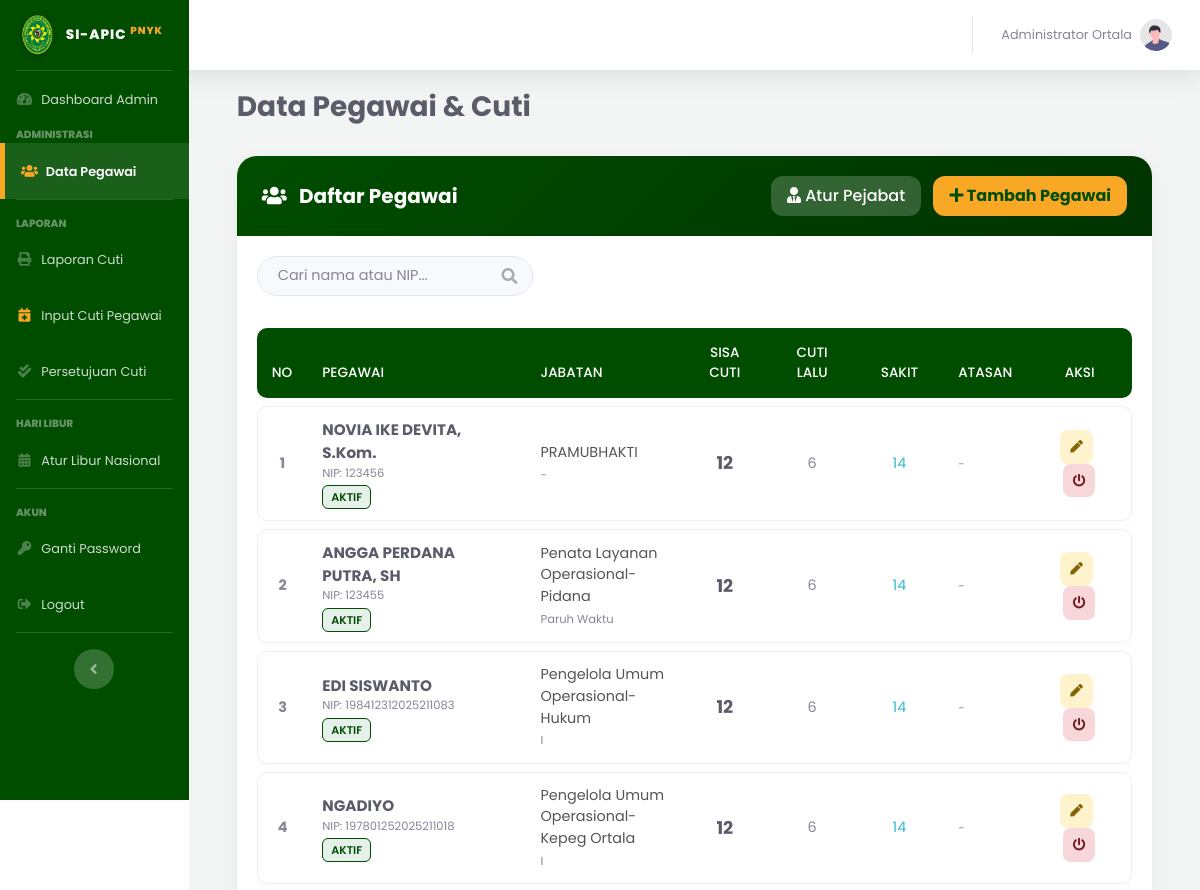
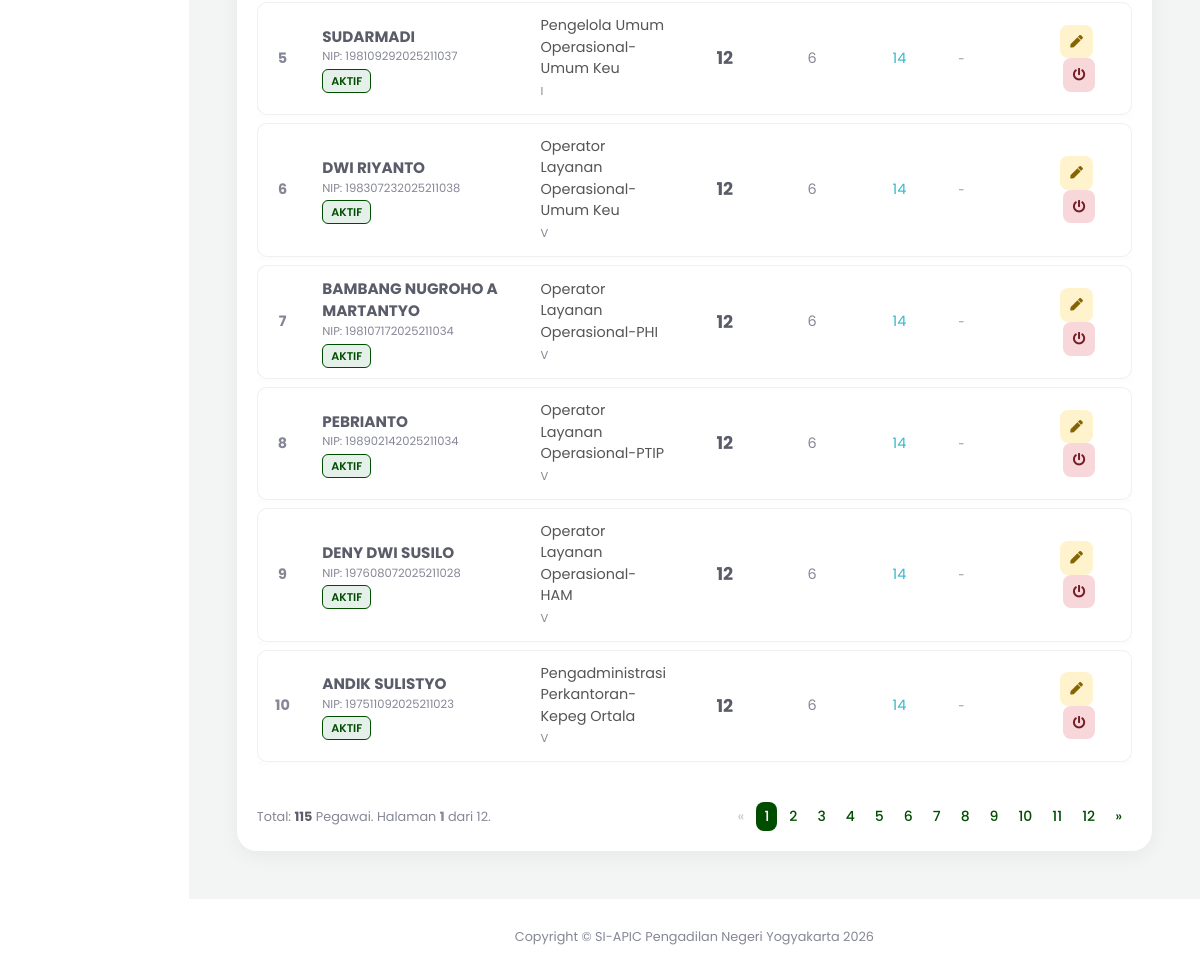
Screenshot of /index.php?page=data_pegawai (signed in) with the database file from the repository (2 pictures, top to bottom).
### tables this page shows
CREATE TABLE `users` (
  `id_user` int(11) NOT NULL,
  `nip` varchar(30) NOT NULL,
  `password` varchar(255) NOT NULL,
  `nama_lengkap` varchar(100) NOT NULL,
  `jabatan` varchar(100) DEFAULT NULL,
  `pangkat` varchar(50) DEFAULT NULL,
  `unit_kerja` varchar(100) DEFAULT 'Pengadilan Negeri Yogyakarta',
  `no_telepon` varchar(20) DEFAULT NULL,
  `role` enum('admin','user') NOT NULL,
  `is_atasan_langsung` tinyint(1) DEFAULT 0 COMMENT '1=Bisa TTD, 0=Staf Biasa',
  `sisa_cuti_n` int(11) DEFAULT 12,
  `sisa_cuti_n1` int(11) DEFAULT 0,
  `sisa_cuti_n2` int(11) DEFAULT 0,
  `kuota_cuti_sakit` int(11) DEFAULT 14,
  `created_at` timestamp NOT NULL DEFAULT current_timestamp(),
  `status_akun` enum('aktif','nonaktif') DEFAULT 'aktif',
  `id_atasan` int(11) DEFAULT NULL
);

### pages/admin/data_pegawai.php (the view, shortened to what this page needs)
<?php
include_once "../../config/database.php";
$batas = 10;
$halaman = isset($_GET['halaman']) ? (int)$_GET['halaman'] : 1;
$halaman_awal = ($halaman > 1) ? ($halaman * $batas) - $batas : 0;
$keyword = "";
$where_clause = "";
$url_pencarian = "";
$query_jumlah = mysqli_query($koneksi, "SELECT count(*) AS total FROM users u $where_clause");
$data_jumlah = mysqli_fetch_assoc($query_jumlah);
$total_data = $data_jumlah['total'];
$total_halaman = ceil($total_data / $batas);
$nomor = $halaman_awal + 1;
?>
<div class="container-fluid mb-5">
    <div class="d-flex justify-content-between align-items-center mb-4">
        <h3 class="text-gray-800 font-weight-bold">Data Pegawai & Cuti</h3>
    </div>
    <div class="card card-pn">
        <div class="card-header-pn">
            <div>
                <h5 class="m-0 font-weight-bold"><i class="fas fa-users mr-2"></i> Daftar Pegawai</h5>
            </div>
            <div>
                <button class="btn btn-pn btn-setting mr-2" data-toggle="modal" data-target="#modalPejabat">
                    <i class="fas fa-user-tie"></i> Atur Pejabat
                </button>
                <button class="btn btn-pn btn-add shadow-sm" data-toggle="modal" data-target="#modalTambah">
                    <i class="fas fa-plus"></i> Tambah Pegawai
                </button>
            </div>
        </div>
        <div class="card-body">
            <div class="row mb-4 justify-content-between align-items-center">
                <div class="col-md-4">
                     <form action="index.php" method="GET" onsubmit="return false;">
                        <div class="search-box">
                            <input type="text" name="cari" id="keyword" class="form-control search-input"
                                   placeholder="Cari nama atau NIP..." value="<?php echo $keyword; ?>" autocomplete="off">
                            <i class="fas fa-search search-icon"></i>
                        </div>
                    </form>
                </div>
            </div>
            <div id="area_tabel">
                <div class="table-responsive">
                    <table class="table table-custom">
                        <thead>
                            <tr class="text-center">
                                <th width="5%">No</th>
                                <th class="text-left" width="25%">Pegawai</th>
                                <th class="text-left">Jabatan</th>
                                <th width="10%">Sisa Cuti</th>
                                <th width="10%">Cuti Lalu</th>
                                <th width="10%">Sakit</th>
                                <th>Atasan</th>
                                <th width="12%">Aksi</th>
                            </tr>
                        </thead>
                        <tbody>
                            <?php
                            $query_string = "SELECT u.*, a.nama_lengkap AS nama_atasan
                                             FROM users u
                                             LEFT JOIN users a ON u.id_atasan = a.id_user
                                             $where_clause
                                             ORDER BY u.id_user DESC
                                             LIMIT $halaman_awal, $batas";
                            $query_pegawai = mysqli_query($koneksi, $query_string);
                            if (!$query_pegawai) {
                                echo "<tr><td colspan='8' class='text-center text-danger'>Error: " . mysqli_error($koneksi) . "</td></tr>";
                            } elseif (mysqli_num_rows($query_pegawai) == 0) {
                                echo "<tr><td colspan='8' class='text-center text-secondary py-5'><i class='fas fa-folder-open fa-3x mb-3'></i><br>Data tidak ditemukan.</td></tr>";
                            } else {
                            while ($data = mysqli_fetch_array($query_pegawai)) {
                                $is_active = ($data['status_akun'] == 'aktif');
                                $row_opacity = $is_active ? '' : 'style="opacity: 0.6; background-color: #f9f9f9;"';
                                $pangkat_text = isset($data['pangkat']) && !empty($data['pangkat']) ? $data['pangkat'] : '-';
                            ?>
                            <tr <?php echo $row_opacity; ?>>
                                <td class="text-center font-weight-bold text-secondary"><?php echo $nomor++; ?></td>
                                <td>
                                    <div class="font-weight-bold text-dark" style="font-size: 0.95rem;"><?php echo $data['nama_lengkap']; ?></div>
                                    <div class="small text-secondary mb-1">NIP: <?php echo $data['nip']; ?></div>
                                    <?php if($is_active): ?>
                                        <span class="badge-status-active">AKTIF</span>
                                    <?php else: ?>
                                        <span class="badge-status-inactive">NONAKTIF</span>
                                    <?php endif; ?>
                                </td>
                                <td>
                                    <div class="font-weight-600 text-main-green"><?php echo $data['jabatan']; ?></div>
                                    <small class="text-muted"><?php echo $pangkat_text; ?></small>
                                </td>
                                <td class="text-center">
                                    <span class="font-weight-bold text-dark" style="font-size:1.1rem;"><?php echo $data['sisa_cuti_n']; ?></span>
                                </td>
                                <td class="text-center text-secondary"><?php echo $data['sisa_cuti_n1']; ?></td>
                                <td class="text-center text-info"><?php echo $data['kuota_cuti_sakit']; ?></td>
                                <td><small class="font-weight-600 text-secondary"><?php echo $data['nama_atasan'] ? $data['nama_atasan'] : '-'; ?></small></td>
                                <td class="text-center">
                                    <button type="button" class="btn-action-edit"
                                        data-toggle="modal" data-target="#modalEdit<?php echo $data['id_user']; ?>" title="Edit Data">
                                        <i class="fas fa-pen fa-sm"></i>
                                    </button>
                                    <?php if($is_active): ?>
                                        <button onclick="konfirmasiStatus('<?php echo $data['id_user']; ?>', 'nonaktifkan', '<?php echo addslashes($data['nama_lengkap']); ?>')"
                                            class="btn-action-off" title="Nonaktifkan Akun">
                                            <i class="fas fa-power-off fa-sm"></i>
                                        </button>
                                    <?php endif; ?>
                                    </td>
                            </tr>
                            <?php } } ?>
                        </tbody>
                    </table>
                </div>
                <div class="row mt-3 align-items-center">
                    <div class="col-md-6">
                        <p class="text-secondary small mb-0">
                            Total: <strong class="text-dark"><?php echo $total_data; ?></strong> Pegawai.
                            Halaman <strong><?php echo $halaman; ?></strong> dari <?php echo $total_halaman; ?>.
                        </p>
                    </div>
                    <div class="col-md-6 d-flex justify-content-end">
                        <nav aria-label="Page navigation">
                            <ul class="pagination pagination-sm m-0">
                                <?php if($halaman > 1): ?>
                                    <li class="page-item">
                                        <a class="page-link" href="index.php?page=data_pegawai&halaman=<?php echo $halaman - 1; ?><?php echo $url_pencarian; ?>">&laquo;</a>
                                    </li>
                                <?php else: ?>
                                    <li class="page-item disabled"><span class="page-link">&laquo;</span></li>
                                <?php endif; ?>
                                <?php for($x = 1; $x <= $total_halaman; $x++):
                                    $active_class = ($x == $halaman) ? 'active' : ''; ?>
                                    <li class="page-item <?php echo $active_class; ?>">
                                        <a class="page-link" href="index.php?page=data_pegawai&halaman=<?php echo $x; ?><?php echo $url_pencarian; ?>"><?php echo $x; ?></a>
                                    </li>
                                <?php endfor; ?>
                                <?php if($halaman < $total_halaman): ?>
                                    <li class="page-item">
                                        <a class="page-link" href="index.php?page=data_pegawai&halaman=<?php echo $halaman + 1; ?><?php echo $url_pencarian; ?>">&raquo;</a>
                                    </li>
                                <?php else: ?>
                                    <li class="page-item disabled"><span class="page-link">&raquo;</span></li>
                                <?php endif; ?>
                            </ul>
                        </nav>
                    </div>
                </div>
            </div> </div>
    </div>
</div>

### index.php (style rules this page uses)
body, #wrapper, h1, h2, h3, h4, h5, h6, p, span, a, div, table, input, button, select, textarea { font-family: 'Poppins', sans-serif !important; }
.card { border-radius: 20px !important; border: none !important; box-shadow: 0 5px 20px rgba(0,0,0,0.05) !important; overflow: hidden; margin-bottom: 25px; }
.btn { border-radius: 12px !important; padding: 10px 20px; font-weight: 500; box-shadow: none !important; }
.form-control { border-radius: 12px !important; height: 45px; padding: 10px 15px; }

### pages/admin/data_pegawai.php (style rules this page uses)
:root { --pn-green: #004d00; --pn-green-light: #e6f0eb; --pn-gold: #F9A825; --pn-gold-light: #fff8e1; --text-dark: #2c3e50; }
body, h1, h2, h3, h4, h5, table, input, button, .btn, .modal-content { font-family: 'Poppins', sans-serif !important; }
.card-pn { border: none; border-radius: 15px; box-shadow: 0 5px 20px rgba(0,0,0,0.05); background-color: #fff; overflow: hidden; }
.card-header-pn { background: linear-gradient(135deg, var(--pn-green) 0%, #003300 100%); color: white; padding: 20px 25px; display: flex; justify-content: space-between; align-items: center; }
.btn-pn { border-radius: 10px; font-weight: 500; transition: all 0.3s ease; border: none; padding: 8px 16px; }
.btn-add { background-color: var(--pn-gold); color: var(--pn-green); font-weight: 700; }
.btn-setting { background-color: rgba(255,255,255,0.2); color: white; }
.search-box { position: relative; max-width: 300px; }
.search-input { border-radius: 50px !important; padding-left: 20px; padding-right: 40px; border: 1px solid #e3e6f0; background-color: #f8f9fc; height: 40px; font-size: 0.9rem; }
.search-icon { position: absolute; right: 15px; top: 50%; transform: translateY(-50%); color: #aaa; }
.table-custom { width: 100%; border-collapse: separate; border-spacing: 0 8px; }
.table-custom thead th { background-color: var(--pn-green); color: white; padding: 15px; font-weight: 500; font-size: 0.85rem; text-transform: uppercase; border: none; }
.table-custom thead th:first-child { border-top-left-radius: 10px; border-bottom-left-radius: 10px; }
.table-custom thead th:last-child { border-top-right-radius: 10px; border-bottom-right-radius: 10px; }
.table-custom tbody tr { background-color: white; box-shadow: 0 2px 5px rgba(0,0,0,0.02); transition: transform 0.2s; }
.table-custom td { padding: 12px 15px; vertical-align: middle; border-top: 1px solid #f0f0f0; border-bottom: 1px solid #f0f0f0; color: #555; font-size: 0.9rem; }
.table-custom td:first-child { border-left: 1px solid #f0f0f0; border-top-left-radius: 10px; border-bottom-left-radius: 10px; }
.table-custom td:last-child { border-right: 1px solid #f0f0f0; border-top-right-radius: 10px; border-bottom-right-radius: 10px; }
.badge-status-active { background-color: var(--pn-green-light); color: var(--pn-green); border: 1px solid var(--pn-green); padding: 3px 8px; border-radius: 6px; font-size: 0.7rem; font-weight: 600; }
.btn-action-edit { background-color: #fff3cd; color: #856404; padding: 6px 10px; border-radius: 8px; margin-right: 5px; border:none; }
.btn-action-off { background-color: #f8d7da; color: #721c24; padding: 6px 10px; border-radius: 8px; border:none; }
.pagination .page-link { color: var(--pn-green); border-radius: 8px; margin: 0 2px; border: none; font-weight: 500; }
.pagination .page-item.active .page-link { background-color: var(--pn-green); color: white; }
.pagination .page-item.disabled .page-link { color: #ccc; }

### rows the page displays
users: nama_lengkap "NOVIA IKE DEVITA, S.Kom.", nip "123456", status_akun "AKTIF", jabatan "PRAMUBHAKTI", pangkat "-", sisa_cuti_n "12", sisa_cuti_n1 "6", kuota_cuti_sakit "14"
users: nama_lengkap "ANGGA PERDANA PUTRA, SH", nip "123455", status_akun "AKTIF", jabatan "Penata Layanan Operasional- Pidana", pangkat "Paruh Waktu", sisa_cuti_n "12", sisa_cuti_n1 "6", kuota_cuti_sakit "14"
users: nama_lengkap "EDI SISWANTO", nip "198412312025211083", status_akun "AKTIF", jabatan "Pengelola Umum Operasional-Hukum", pangkat "I", sisa_cuti_n "12", sisa_cuti_n1 "6", kuota_cuti_sakit "14"
users: nama_lengkap "NGADIYO", nip "197801252025211018", status_akun "AKTIF", jabatan "Pengelola Umum Operasional-Kepeg Ortala", pangkat "I", sisa_cuti_n "12", sisa_cuti_n1 "6", kuota_cuti_sakit "14"
users: nama_lengkap "SUDARMADI", nip "198109292025211037", status_akun "AKTIF", jabatan "Pengelola Umum Operasional-Umum Keu", pangkat "I", sisa_cuti_n "12", sisa_cuti_n1 "6", kuota_cuti_sakit "14"
users: nama_lengkap "DWI RIYANTO", nip "198307232025211038", status_akun "AKTIF", jabatan "Operator Layanan Operasional-Umum Keu", pangkat "V", sisa_cuti_n "12", sisa_cuti_n1 "6", kuota_cuti_sakit "14"
users: nama_lengkap "BAMBANG NUGROHO A MARTANTYO", nip "198107172025211034", status_akun "AKTIF", jabatan "Operator Layanan Operasional-PHI", pangkat "V", sisa_cuti_n "12", sisa_cuti_n1 "6", kuota_cuti_sakit "14"
users: nama_lengkap "PEBRIANTO", nip "198902142025211034", status_akun "AKTIF", jabatan "Operator Layanan Operasional-PTIP", pangkat "V", sisa_cuti_n "12", sisa_cuti_n1 "6", kuota_cuti_sakit "14"
users: nama_lengkap "DENY DWI SUSILO", nip "197608072025211028", status_akun "AKTIF", jabatan "Operator Layanan Operasional-HAM", pangkat "V", sisa_cuti_n "12", sisa_cuti_n1 "6", kuota_cuti_sakit "14"
users: nama_lengkap "ANDIK SULISTYO", nip "197511092025211023", status_akun "AKTIF", jabatan "Pengadministrasi Perkantoran- Kepeg Ortala", pangkat "V", sisa_cuti_n "12", sisa_cuti_n1 "6", kuota_cuti_sakit "14"

### other values shown
$_SESSION['nama_lengkap'] "Administrator Ortala"
$total_data "115"
$halaman "1"
$total_halaman "12"
